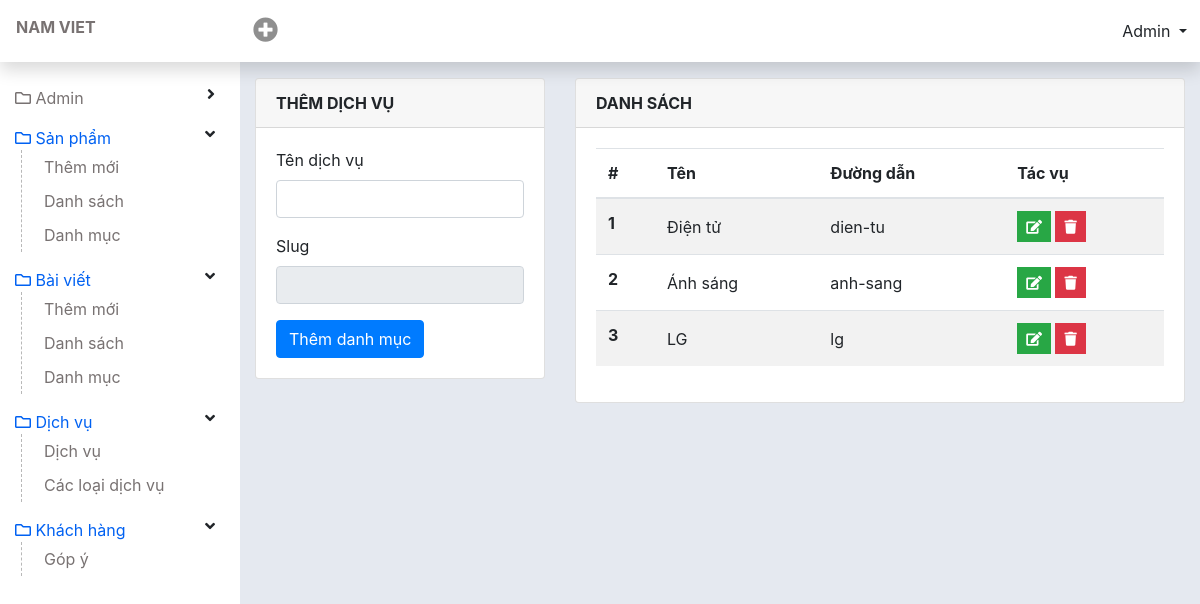
/admin/cat-product.php (signed in), run on an earlier commit of the app's database.
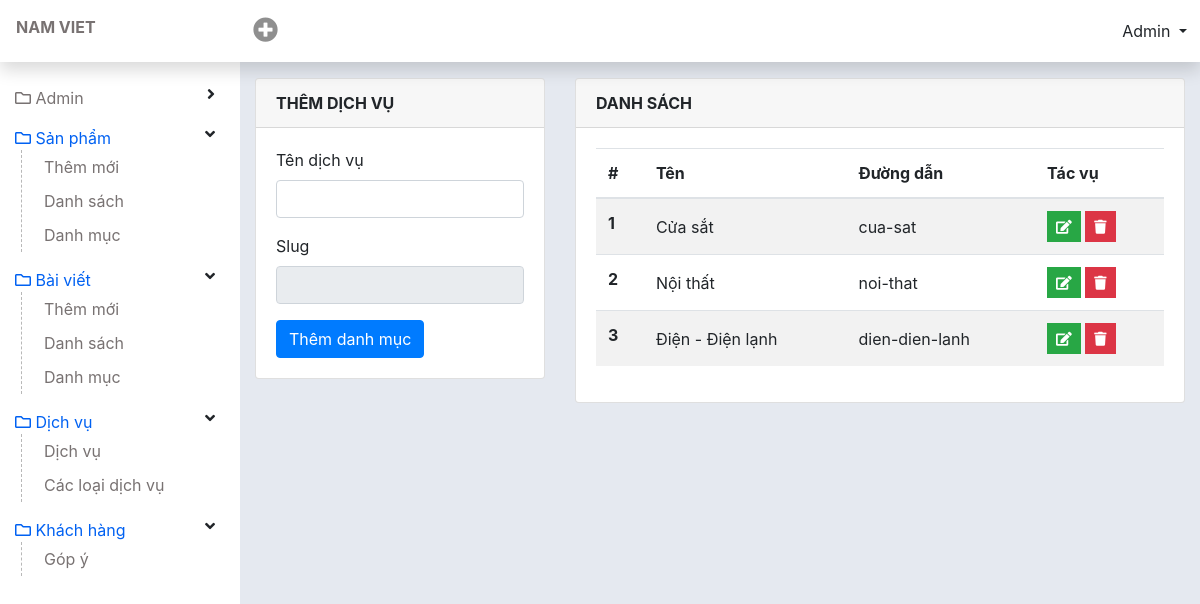
And on a later commit of the database.
### tables this page shows
CREATE TABLE `tbl_category` (
  `cat_id` int(11) NOT NULL,
  `cat_name` varchar(255) NOT NULL,
  `slug` varchar(255) NOT NULL
);

### lib/database.php (called while the page is built, shortened)
<?php
class Database{
  public $host   = DB_HOST;
  public $user   = DB_USER;
  public $pass   = DB_PASS;
  public $dbname = DB_NAME;
  public $link;
private function connectDB(){
  $this -> link = new mysqli($this->host, $this->user, $this->pass, $this->dbname);
    mysqli_set_charset($this->link, 'UTF8');
}
public function select($query){
  $result = $this->link->query($query) or
  die($this->link->error.__LINE__);
  if($result->num_rows > 0){
    return $result;
  } else {
    return false;
  }
}
}
?>

### classes/category.php (called while the page is built, shortened)
<?php
    $filepath = realpath(dirname(__FILE__));
    include_once ($filepath. '/../lib/database.php');
?>
<?php
    class category {
        private $db;
        public function __construct() {
            $this->db = new Database();
        }
        public function show_category(){
            $query = "SELECT * FROM tbl_category ORDER BY cat_id DESC";
            $result = $this->db->select($query);
            return $result;
        }
    }
?>

### admin/cat-product.php (the view, shortened to what this page needs)
<?php include 'inc/header.php';?>
<?php include '../classes/category.php';?>
<?php
	$cat = new category();
?>
<div id="wp-content">
  <div id="content" class="container-fluid">
    <div class="row">
      <div class="col-4">
        <?php if(isset($_GET['catid']) && $_GET['catid']!=NULL){
          $id = $_GET['catid'];
          $get_cate_name = $cat->getcatbyId($id);
          $result = $get_cate_name->fetch_assoc();
        ?>
        <div class="card">
          <div class="card-header font-weight-bold">
            Chỉnh sửa danh mục
          </div>
          <?php if(isset($updateCat)){echo $updateCat ;}?>
          <div class="card-body">
            <form method="post">
              <div class="form-group">
                <label for="name">Sửa tên danh mục</label>
                <input class="form-control" type="text" name="editcatName" id="slug" onkeyup="ChangeToSlug()"
                  value="<?php echo $result['cat_name'] ?>">
              </div>
              <div class="form-group">
                <label for="name">Slug</label>
                <input class="form-control" type="text" name="editslug" id="convert_slug" readonly
                  value="<?php echo $result['slug'] ?>">
              </div>
              <input type="submit" name="edit" Value="Cập nhật" class="btn btn-primary">
            </form>
          </div>
        </div>
        <?php }else{ ?>
        <div class="card">
          <div class="card-header font-weight-bold">
            Thêm dịch vụ
          </div>
          <div class="card-body">
            <form method="post">
              <div class="form-group">
                <label for="name">Tên dịch vụ</label>
                <input class="form-control" type="text" name="catName" id="slug" onkeyup="ChangeToSlug()">
              </div>
              <div class="form-group">
                <label for="name">Slug</label>
                <input class="form-control" type="text" name="slug" id="convert_slug" readonly>
              </div>
              <input type="submit" name="add" Value="Thêm danh mục" class="btn btn-primary">
            </form>
          </div>
        </div>
        <?php } ?>
      </div>
      <div class="col-8">
        <div class="card">
          <div class="card-header font-weight-bold">
            Danh sách
          </div>
          <div class="card-body">
            <table class="table table-striped" id="DataTable">
              <thead>
                <tr>
                  <th scope="col">#</th>
                  <th scope="col">Tên</th>
                  <th scope="col">Đường dẫn</th>
                  <th scope="col">Tác vụ</th>
                </tr>
              </thead>
              <tbody class="order_position">
                <?php
                    $show_cat = $cat -> show_category();
                    if($show_cat){
                      $i=0;
                        while($result = $show_cat->fetch_assoc()){
                          $i++;
                  ?>
                <tr id="<?php echo $result['cat_id'] ?>">
                  <th scope="row"><?php echo $i ?></th>
                  <td><?php echo $result['cat_name'] ?></td>
                  <td><?php echo $result['slug'] ?></td>
                  <td>
                    <a href="?catid=<?php echo $result['cat_id'] ?>" class="btn btn-success btn-sm rounded-0 text-white"
                      type="button" data-toggle="tooltip" data-placement="top" title="Edit"><i
                        class="fa fa-edit"></i></a>
                    <a href="?delid=<?php echo $result['cat_id'] ?>" onclick="return confirm('bạn có muốn xoá không?')"
                      class="btn btn-danger btn-sm rounded-0 text-white" type="button" data-toggle="tooltip"
                      data-placement="top" title="Delete"><i class="fa fa-trash"></i></a>
                  </td>
                </tr>
                <?php } } ?>
              </tbody>
            </table>
          </div>
        </div>
      </div>
    </div>
  </div>
</div>
<?php include 'inc/footer.php';?>

### admin/inc/header.php (shortened to what this page needs)
<!DOCTYPE html>
<html lang="en">
<head>
  <link rel="stylesheet" href="https://stackpath.bootstrapcdn.com/bootstrap/4.3.1/css/bootstrap.min.css"
>
  <link rel="stylesheet" href="https://cdnjs.cloudflare.com/ajax/libs/font-awesome/5.13.1/css/all.min.css">
  <link rel="stylesheet" href="//cdn.datatables.net/1.13.1/css/jquery.dataTables.min.css">
  <link rel="stylesheet" href="./css/style.css">
</head>
<body>
  <div id="warpper" class="nav-fixed">
    <nav class="topnav shadow navbar-light bg-white d-flex">
      <div class="navbar-brand"><a href="./">NAM VIET</a></div>
      <div class="nav-right ">
        <div class="btn-group mr-auto">
          <button type="button" class="btn dropdown" data-toggle="dropdown" aria-haspopup="true" aria-expanded="false">
            <i class="plus-icon fas fa-plus-circle"></i>
          </button>
        </div>
        <div class="btn-group">
          <button type="button" class="btn dropdown-toggle" data-toggle="dropdown" aria-haspopup="true"
            aria-expanded="false">
            Admin
          </button>
        </div>
      </div>
    </nav>
    <div id="page-body" class="d-flex">
      <div id="sidebar" class="bg-white">
        <ul id="sidebar-menu">
          <li class="nav-link">
            <a href="./">
              <div class="nav-link-icon d-inline-flex">
                <i class="far fa-folder"></i>
              </div>
              Admin
            </a>
            <i class="arrow fas fa-angle-right"></i>
          </li>
          <li class="nav-link active">
            <a href="list-product.php">
              <div class="nav-link-icon d-inline-flex">
                <i class="far fa-folder"></i>
              </div>
              Sản phẩm
            </a>
            <i class="arrow fas fa-angle-down"></i>
            <ul class="sub-menu">
              <li><a href="add-product.php">Thêm mới</a></li>
              <li><a href="list-product.php">Danh sách</a></li>
              <li><a href="cat-product.php">Danh mục</a></li>
            </ul>
          </li>
          <li class="nav-link active">
            <a href="list-product.php">
              <div class="nav-link-icon d-inline-flex">
                <i class="far fa-folder"></i>
              </div>
              Bài viết
            </a>
            <i class="arrow fas fa-angle-down"></i>
            <ul class="sub-menu">
              <li><a href="add-post.php">Thêm mới</a></li>
              <li><a href="list-post.php">Danh sách</a></li>
              <li><a href="cat-post.php">Danh mục</a></li>
            </ul>
          </li>
          <li class="nav-link active">
            <a href="list-product.php">
              <div class="nav-link-icon d-inline-flex">
                <i class="far fa-folder"></i>
              </div>
              Dịch vụ
            </a>
            <i class="arrow fas fa-angle-down"></i>
            <ul class="sub-menu">
              <li><a href="add-service.php">Dịch vụ</a></li>
              <li><a href="add-service-lv2.php">Các loại dịch vụ</a></li>
            </ul>
          </li>
          <li class="nav-link active">
            <a href="list-product.php">
              <div class="nav-link-icon d-inline-flex">
                <i class="far fa-folder"></i>
              </div>
              Khách hàng
            </a>
            <i class="arrow fas fa-angle-down"></i>
            <ul class="sub-menu">
              <li><a href="list-contact.php">Góp ý</a></li>
            </ul>
          </li>
        </ul>
      </div>

### admin/inc/footer.php (shortened to what this page needs)
</div>
</div>
</body>
</html>

### admin/css/style.css (style rules this page uses)
a { color: #787272; }
.topnav .navbar-brand { width: 15rem; padding-left: 1rem; padding-right: 1rem; margin: 0; font-size: 1rem; font-weight: 700; }
.topnav { padding-left: 0; padding: 10px 0px; z-index: 1039; }
.plus-icon { font-size: 25px; color: #8f8f8f; }
.nav-right { flex: 1; justify-content: space-between; display: flex; }
#sidebar { width: 15rem; height: 100vh; z-index: 500; padding-top: 3.625rem; position: fixed; top: 0px; left: 0; }
#wp-content { flex: auto; min-height: 100vh; padding-top: 3.625rem; padding-left: 15rem; }
#content { padding-top: 20px; padding-bottom: 20px; }
#content .card-header { text-transform: uppercase; }
.nav-fixed .topnav { position: fixed; top: 0; right: 0; left: 0; z-index: 1030; }
ul#sidebar-menu * { list-style: none; padding-left: 0; }
#sidebar-menu { padding: 20px 15px; }
.nav-link { display: block; padding: 0.5rem 1rem; position: relative; }
.nav-link.active > a, .nav-link:hover > li > a { color: #0061f2; }
.nav-link .arrow { position: absolute; right: 10px; cursor: pointer; }
#sidebar-menu .sub-menu { padding-left: 22px; border-left: 1px dashed #b8b8b8; margin-left: 6px; display: none; }
#sidebar-menu .sub-menu li a { display: block; padding: 5px 0px; }
#page-body { background-color: #e5e9f0; }
.table tr td { vertical-align: middle; }

What changed in the data, as far as the page shows it:
removed tbl_category: cat_name "Điện tử", slug "dien-tu"
removed tbl_category: cat_name "Ánh sáng", slug "anh-sang"
removed tbl_category: cat_name "LG", slug "lg"
added tbl_category: cat_name "Cửa sắt", slug "cua-sat"
added tbl_category: cat_name "Nội thất", slug "noi-that"
added tbl_category: cat_name "Điện - Điện lạnh", slug "dien-dien-lanh"
